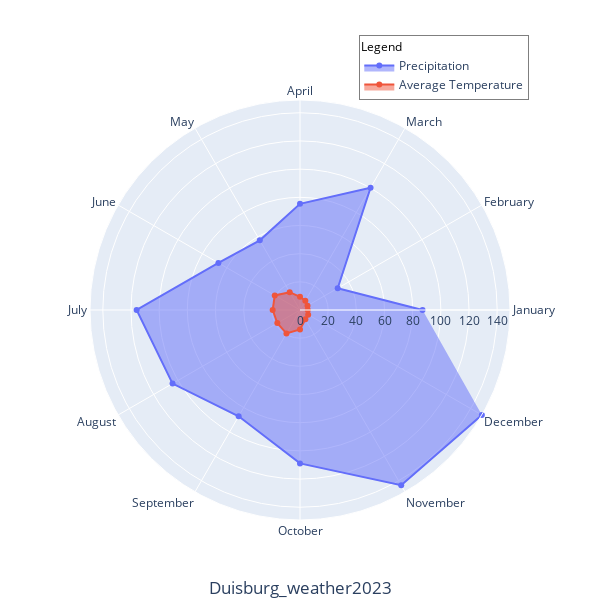

The notebook cell this image was saved under:
### Code cell
# Add temperature and precipitation scale annotations to the angle axis (month axis)
for i, month in enumerate(month_list):
    fig.add_annotation(
        x=month_list[i],
        y=month_tavg[i],
        text="Temp: {}°C<br>Precip: {}mm".format(month_tavg[i], month_prcp[i]),
        showarrow=False,
        yshift=10,  # Adjust the vertical position according to the actual situation
        font=dict(
            size=10
        )
    )
fig.update_layout(
    width=600,  # Set the width in pixels. You can adjust the value as needed.
    height=600  # Set the height in pixels, which can also be adjusted as needed
)

# Show Radar Chart
fig.show()

### Figure 1 — Plotly figure (JSON) as saved in the notebook; plotly's stock layout.template omitted (floating-point values rounded to 4 significant figures)
{"data": [{"fill": "toself", "hovertemplate": "Month: %{theta}<br>Precipitation: %{r}mm<br>", "name": "Precipitation", "r": [87.0, 30.9, 100.2, 75.4, 57.1, 66.9, 116.0, 104.5, 87.1, 108.9, 143.7, 149.1], "theta": ["January", "February", "March", "April", "May", "June", "July", "August", "September", "October", "November", "December"], "type": "scatterpolar"}, {"customdata": [[5.53], [6.18], [7.58], [9.39], [14.61], [20.7], [19.41], [18.6], [19.25], [13.86], [7.64], [6.7]], "fill": "toself", "hovertemplate": "month: %{theta}<br>Temperature: %{customdata[0]}°C", "name": "Average Temperature", "r": [5.53, 6.18, 7.58, 9.39, 14.61, 20.7, 19.41, 18.6, 19.25, 13.86, 7.64, 6.7], "theta": ["January", "February", "March", "April", "May", "June", "July", "August", "September", "October", "November", "December"], "type": "scatterpolar"}], "layout": {"polar": {"angularaxis": {"ticktext": ["January", "February", "March", "April", "May", "June", "July", "August", "September", "October", "November", "December"], "tickvals": [0, 1, 2, 3, 4, 5, 6, 7, 8, 9, 10, 11]}, "radialaxis": {"visible": true, "range": [0, 149.1]}}, "legend": {"title": {"font": {"size": 12, "color": "Black"}, "text": "Legend"}, "xanchor": "right", "yanchor": "bottom", "bordercolor": "Black", "borderwidth": 0.5}, "title": {"text": "Duisburg_weather2023", "y": 0.01, "x": 0.5, "xanchor": "center", "yanchor": "bottom"}, "showlegend": true, "annotations": [{"font": {"size": 10}, "showarrow": false, "text": "Temp: 5.53°C<br>Precip: 87.0mm", "x": "January", "y": 5.53, "yshift": 10}, {"font": {"size": 10}, "showarrow": false, "text": "Temp: 6.18°C<br>Precip: 30.9mm", "x": "February", "y": 6.18, "yshift": 10}, {"font": {"size": 10}, "showarrow": false, "text": "Temp: 7.58°C<br>Precip: 100.2mm", "x": "March", "y": 7.58, "yshift": 10}, {"font": {"size": 10}, "showarrow": false, "text": "Temp: 9.39°C<br>Precip: 75.4mm", "x": "April", "y": 9.39, "yshift": 10}, {"font": {"size": 10}, "showarrow": false, "text": "Temp: 14.61°C<br>Precip: 57.1mm", "x": "May", "y": 14.61, "yshift": 10}, {"font": {"size": 10}, "showarrow": false, "text": "Temp: 20.7°C<br>Precip: 66.9mm", "x": "June", "y": 20.7, "yshift": 10}, {"font": {"size": 10}, "showarrow": false, "text": "Temp: 19.41°C<br>Precip: 116.0mm", "x": "July", "y": 19.41, "yshift": 10}, {"font": {"size": 10}, "showarrow": false, "text": "Temp: 18.6°C<br>Precip: 104.5mm", "x": "August", "y": 18.6, "yshift": 10}, {"font": {"size": 10}, "showarrow": false, "text": "Temp: 19.25°C<br>Precip: 87.1mm", "x": "September", "y": 19.25, "yshift": 10}, {"font": {"size": 10}, "showarrow": false, "text": "Temp: 13.86°C<br>Precip: 108.9mm", "x": "October", "y": 13.86, "yshift": 10}, {"font": {"size": 10}, "showarrow": false, "text": "Temp: 7.64°C<br>Precip: 143.7mm", "x": "November", "y": 7.64, "yshift": 10}, {"font": {"size": 10}, "showarrow": false, "text": "Temp: 6.7°C<br>Precip: 149.1mm", "x": "December", "y": 6.7, "yshift": 10}], "width": 600, "height": 600}}
